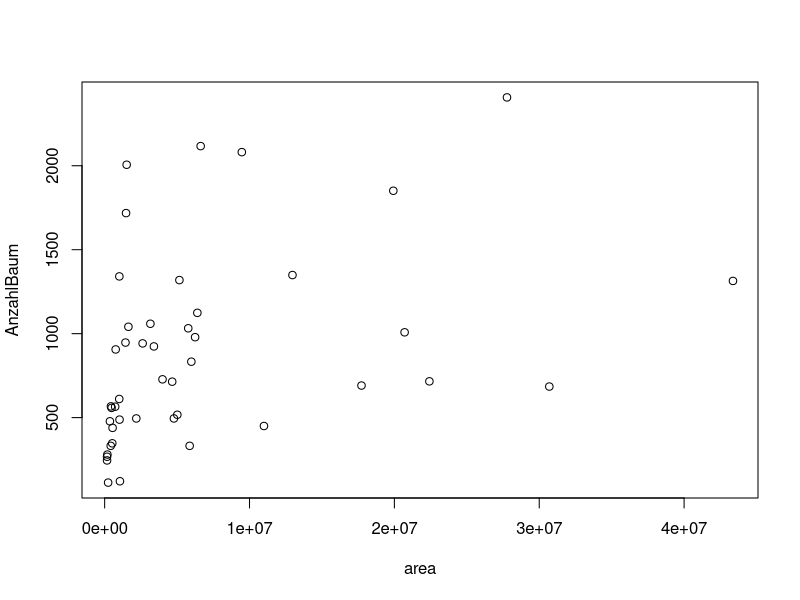
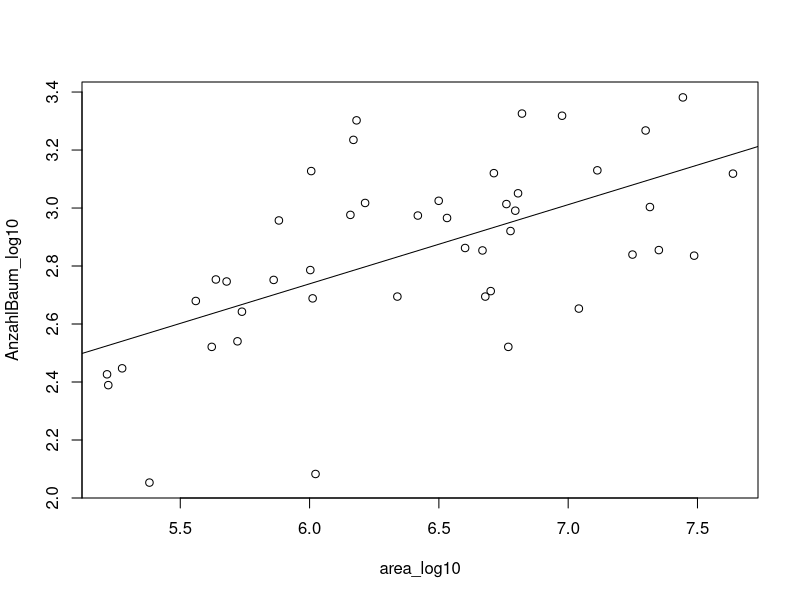
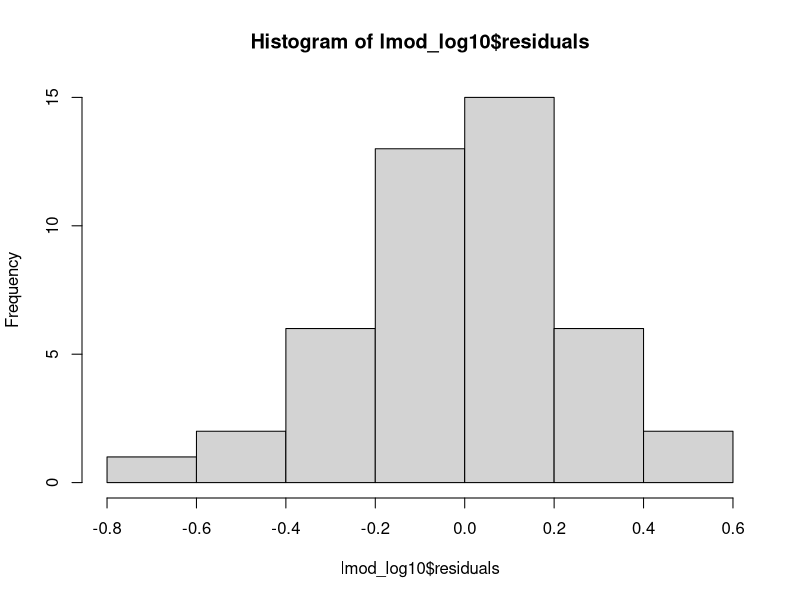
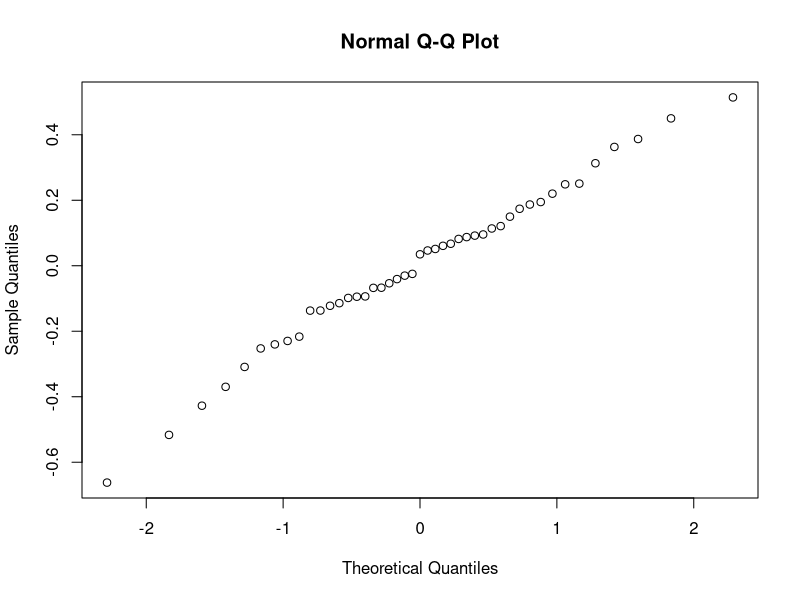

Write R code to recreate these figures, in order.
## ---- chunk 1
library(tidyverse)
trees = read.csv("../data/muenster_trees.csv")
districts = read.csv("../data/muenster_districts.csv")


trees |> group_by(district) |> count(district)
tree_summary = trees |> group_by(district) |>   
    summarise(AnzahlBaum = length((species)))


bez = merge(x = districts, y = tree_summary, by = "district")
# oder z.B.:
bez = dplyr::left_join(x = districts, y = tree_summary, by = "district")
## ---- chunk 2

plot(AnzahlBaum ~ area, data = bez)

lmod = lm(AnzahlBaum ~ area, data = bez)
## ---- chunk 3

bez = bez |> mutate(area_log10 = log10(area),
                    AnzahlBaum_log10 = log10(AnzahlBaum))
## ---- chunk 4
plot(AnzahlBaum_log10 ~ area_log10, data = bez)
lmod_log10 = lm(AnzahlBaum_log10 ~ area_log10, data = bez)
abline(lmod_log10)

summary(lmod_log10)


# Tests und Plots auf Normalverteilung

hist(lmod_log10$residuals)
qqnorm(lmod_log10$residuals)

shapiro.test(lmod_log10$residuals)
ks.test(lmod_log10$residuals, y = "pnorm",
        mean=mean(lmod_log10$residuals),
        sd = sd(lmod_log10$residuals))

# In beiden Fällen ist die Nullhypothese: Daten sind Normalverteilt
# p < 0.05: Nullhypothese wird Verworfen
# --> p > 0.05: Daten sind Normalverteilt

## ---- chunk 5
lmod

# Vorhersagen mit Koeffizienten
# y = m*x + b
2.241*10^-5 * 10000000 + 7.275*10^2

predict(lmod, data.frame(area = 10000000))


# Mit logarithmiertem Model
predict(lmod_log10, data.frame(area_log10 = log10(10000000)))

# Potenzieren um logarithmus umzukehren
10**predict(lmod_log10, data.frame(area_log10 = log10(10000000)))

#


